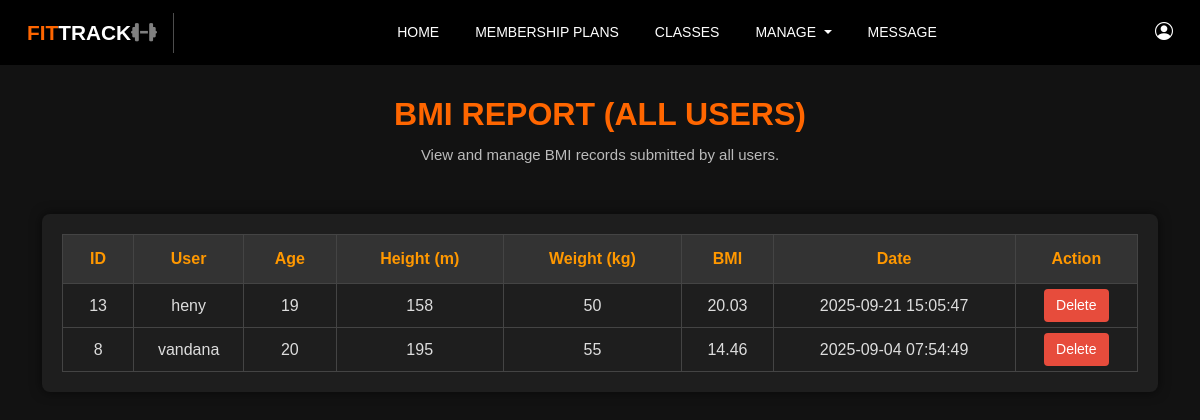
The app's page /admin/bmi_report.php with its own data.
### tables this page shows
CREATE TABLE `bmi_records` (
  `id` int(11) NOT NULL,
  `user_id` int(11) NOT NULL,
  `age` int(11) NOT NULL,
  `height` float NOT NULL,
  `weight` float NOT NULL,
  `bmi` float NOT NULL,
  `created_at` timestamp NOT NULL DEFAULT current_timestamp()
);

CREATE TABLE `users` (
  `id` int(11) NOT NULL,
  `username` varchar(100) NOT NULL,
  `password` varchar(255) NOT NULL,
  `profile_pic` varchar(255) NOT NULL,
  `role` enum('user','admin') NOT NULL DEFAULT 'user'
);

### admin/bmi_report.php (the view, shortened to what this page needs)
<?php
@include '../config.php';
$sql = "SELECT b.id, u.username, b.age, b.height, b.weight, b.bmi, b.created_at
        FROM bmi_records b
        JOIN users u ON b.user_id = u.id
        ORDER BY b.created_at DESC";
$result = $conn->query($sql);
?>
<!DOCTYPE html>
<html lang="en">
<head>
    <link href="https://cdn.jsdelivr.net/npm/bootstrap@5.3.0/dist/css/bootstrap.min.css" rel="stylesheet">
    <link rel="stylesheet" href="https://cdn.jsdelivr.net/npm/bootstrap-icons@1.11.3/font/bootstrap-icons.css">
    <link rel="stylesheet" href="https://cdnjs.cloudflare.com/ajax/libs/font-awesome/6.5.2/css/all.min.css">
    <link href="../css/bmi_report.css" rel="stylesheet">
</head>
<body>
    <?php @include ('admin_header.php'); ?>
<section class="bmi-section">
  <div class="container">
    <div class="text-center mb-5">
      <h2 class="section-title">BMI REPORT (ALL USERS)</h2>
      <p>View and manage BMI records submitted by all users.</p>
    </div>
    <div class="card-custom">
      <div class="table-responsive">
        <table class="table custom-table text-center align-middle">
          <thead>
            <tr>
              <th>ID</th>
              <th>User</th>
              <th>Age</th>
              <th>Height (m)</th>
              <th>Weight (kg)</th>
              <th>BMI</th>
              <th>Date</th>
              <th>Action</th>
            </tr>
          </thead>
          <tbody>
            <?php if ($result->num_rows > 0) {
              while($row = $result->fetch_assoc()) { ?>
                <tr>
                  <td><?php echo $row['id']; ?></td>
                  <td><?php echo htmlspecialchars($row['username']); ?></td>
                  <td><?php echo $row['age']; ?></td>
                  <td><?php echo $row['height']; ?></td>
                  <td><?php echo $row['weight']; ?></td>
                  <td><?php echo $row['bmi']; ?></td>
                  <td><?php echo $row['created_at']; ?></td>
                  <td>
                    <a href="bmi_report.php?delete=<?= $row['id'] ?>"
                       onclick="return confirm('Delete this record?')"
                       class="btn btn-danger btn-sm">Delete
                    </a>
                  </td>
                </tr>
              <?php }
            } ?>
          </tbody>
        </table>
      </div>
    </div>
  </div>
</section>
</body>
</html>

### css/bmi_report.css (style rules this page uses)
.bmi-section { padding: 30px 0; background-color: #121212; min-height: 100vh; }
.section-title { font-size: 32px; font-weight: 700; color: #ff6600; margin-bottom: 10px; }
.section-title + p { color: #bbb; font-size: 15px; }
.card-custom { background: #1e1e1e; border-radius: 8px; padding: 20px; box-shadow: 0 0 12px rgba(0,0,0,0.6); }
.custom-table { width: 100%; border-collapse: collapse; margin: 0; background: #1e1e1e !important; }
.custom-table thead { background: #333 !important; }
.custom-table th { padding: 12px 15px !important; border: 1px solid #444 !important; background: transparent !important; color: #ff9800 !important; }
.custom-table td { border: 1px solid #444 !important; text-align: center !important; color: #ddd !important; background: transparent !important; padding: 5px; }
.custom-table tbody tr { background: #1e1e1e !important; }
.btn-danger { background: #e74c3c !important; border: none; padding: 6px 12px; font-size: 14px; border-radius: 4px; color: #fff !important; transition: 0.3s; }

### admin/admin_header.php (style rules this page uses)
body { margin: 0; font-family: Arial, sans-serif; background-size: cover; }

### records on screen
bmi_records: id "13", user.username "heny", age "19", height "158", weight "50", bmi "20.03", created_at "2025-09-21 15:05:47"
bmi_records: id "8", user.username "vandana", age "20", height "195", weight "55", bmi "14.46", created_at "2025-09-04 07:54:49"
